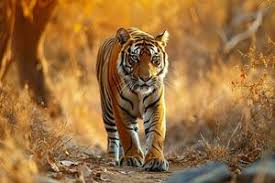
#> input picture cv_image.jpg, 275 x 183 px
$ jupyter execute --allow-errors Computer_vision_tutorial.ipynb   (shell and % lines are left out)
#> lines starting #> are read from the running program, lines starting #| are printed output that depends on the picture
## What is Computer Vision?

Computer vision is a process by which we can understand the images and videos how they are stored and how we can manipulate and retrieve data from them. Computer Vision is the base or mostly used for Artificial Intelligence. Computer-Vision is playing a major role in self-driving cars, robotics as well as in photo correction apps.

## Applications of Computer Vision
- **Medical Imaging**: Computer vision helps in MRI reconstruction, automatic pathology, diagnosis, and computer aided surgeries and more.

- **AR/VR**: Object occlusion, outside-in tracking, and inside-out tracking for virtual and augmented reality.

- **Smartphones**: All the photo filters (including animation filters on social media), QR code scanners, panorama construction, Computational photography, face detectors, image detectors like (Google Lens, Night Sight) that we use are computer vision applications.

- **Internet**: Image search,  Mapping, photo captioning, Ariel imaging for maps, video categorization and more.

## OpenCV

OpenCV is the huge open-source library for the computer vision, machine learning, and image processing and now it plays a major role in real-time operation which is very important in today’s systems. By using it, one can process images and videos to identify objects, faces, or even handwriting of a human. When it integrated with various libraries, such as NumPy, python is capable of processing the OpenCV array structure for analysis. To Identify image pattern and its various features we use vector space and perform mathematical operations on these features.

The first OpenCV version was 1.0. OpenCV is released under a BSD license and hence it’s free for both academic and commercial use. It has C++, C, Python and Java interfaces and supports Windows, Linux, Mac OS, iOS and Android. When OpenCV was designed the main focus was real-time applications for computational efficiency. All things are written in optimized C/C++ to take advantage of multi-core processing.
Look at the following images

## Instalation
```pip install opencv-python```

### Checking

[cell 1]
import cv2
print(cv2.__version__)

[cell 2]
dir(cv2)

## How Does A Computer Read An Image?

[cell 3]
import matplotlib.pyplot as plt
img = plt.imread('./cv_image.jpg')
#> img is the input picture: shape (183, 275, 3); mean R, G, B 154.3, 111.4, 62

[cell 4]
plt.imshow(img)

[cell 5]
img.shape        # what is the order of the dimensions and why?
#> Out = (183, 275, 3)

[cell 6]
print(img)
#> (printed output is left out)

[cell 7]
img[0,0,1]
#> Out = 46

[cell 8]
img[0,0]
#> Out = [99, 46, 0]

[cell 9]
img[0]
#> Out = 275 rows, first 8: [99, 46, 0], [104, 51, 0], [113, 55, 5], [116, 56, 6], [117, 53, 5], [120, 52, 5], [126, 56, 7], [131, 59, 9]

[cell 10]
len(img[0])
#> Out = 275

[cell 11]
img[0].shape
#> Out = (275, 3)

[cell 12]
len(img)
#> Out = 183

## Readin An Image Using OpenCV

#### Following types of files are supported in OpenCV library:

- Windows bitmaps – *.bmp, *.dib
- JPEG files – *.jpeg, *.jpg
- Portable Network Graphics – *.png
- WebP – *.webp
- Sun rasters – *.sr, *.ras
- TIFF files – *.tiff, *.tif
- Raster and Vector geospatial data supported by GDAL

#### To use the OpenCV library in python, we need to install these libraries as a prerequisite:

- Numpy Library : The computer processes images in the form of a matrix for which NumPy is used and  OpenCV uses it in the background.

-  OpenCV python : OpenCV library previously it was cv but the updated version is cv2. It is used to manipulate images and videos.

Syntax:
- cv2.imread(path, flag)

Parameters:
- path: A string representing the path of the image to be read.
- flag: It specifies the way in which image should be read. It’s default value is cv2.IMREAD_COLOR

Return Value:
- This method returns an image that is loaded from the specified file.

- cv2.IMREAD_COLOR: It specifies to load a color image. Any transparency of image will be neglected. It is the default flag. Alternatively, we can pass integer value 1 for this flag.

- cv2.IMREAD_GRAYSCALE: It specifies to load an image in grayscale mode. Alternatively, we can pass integer value 0 for this flag.

- cv2.IMREAD_UNCHANGED: It specifies to load an image as such including alpha channel. Alternatively, we can pass integer value -1 for this flag.

[cell 13]
import cv2
img_cv = cv2.imread('./cv_image.jpg', cv2.IMREAD_COLOR)

[cell 14]
img_cv.shape
#> Out = (183, 275, 3)

[cell 15]
img[:10,:10,2]

[cell 16]
img_cv[:10,:10,0]

#### But why its like that?

***

[cell 17]
plt.imshow(img_cv)

#### How can we convert image in gray?

[cell 18]
path = './cv_image.jpg'
gray = cv2.imread(path,0)
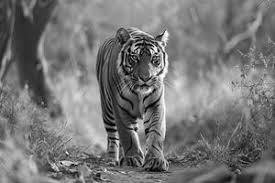
#> gray: shape (183, 275); min 0, max 255, mean 118.6
# gray
plt.imshow(gray, cmap='gray')

[cell 19]
gray

#### Types of the colors in computer vision:
- Gray
- RGB
- BGR
- RGBA

## Writing An Image

### Syntax:
- cv2.imwrite(filename, image)

### Parameters:
- filename: A string representing the file name. The filename must include image format like .jpg, .png, etc.
- image: It is the image that is to be saved.

### Return Value:
- It returns true if image is saved successfully.

[cell 20]
import cv2
img1 = cv2.imread('./cv_image.jpg',0)
plt.imshow(img1)

[cell 21]
cv2.imwrite('gray.jpg',img1)
#> Out = True

[cell 22]
gray = cv2.imread('./gray.jpg')
#> (the rest of this cell did not finish here and is left out)

#> (a cell that did not finish here is left out)

:) Can you explain why this is happening?

## Resize & Slicing

Image resizing refers to the scaling of images. Scaling comes in handy in many image processing as well as machine learning applications. It helps in reducing the number of pixels from an image and that has several advantages e.g. It can reduce the time of training of a neural network as more is the number of pixels in an image more is the number of input nodes that in turn increases the complexity of the model.
It also helps in zooming in images. Many times we need to resize the image i.e. either shrink it or scale up to meet the size requirements. OpenCV provides us several interpolation methods for resizing an image.


### Choice of Interpolation Method for Resizing:

- cv2.INTER_AREA: This is used when we need to shrink an image.
- cv2.INTER_CUBIC: This is slow but more efficient.
- cv2.INTER_LINEAR: This is primarily used when zooming is required. This is the default interpolation technique in OpenCV.

[cell 24]
import cv2
import numpy as np
import matplotlib.pyplot as plt

image = cv2.imread('./cv_image.jpg', 1)

# Loading the image
plt.imshow(image)

print(image.shape)
#| (183, 275, 3)

[cell 25]
ROI_image = image[:, : ,2]
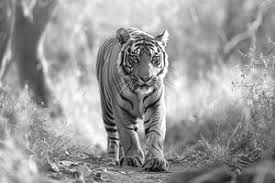
#> ROI_image: shape (183, 275); min 0, max 255, mean 154.3
# plt.imshow(ROI_image, cmap='gray')
cv2.imshow('image',ROI_image )
cv2.waitKey(0)
cv2.destroyAllWindows()

[cell 26]
resized = cv2.resize(image, (image.shape[1]*2,image.shape[0]*2), interpolation = cv2.INTER_CUBIC)
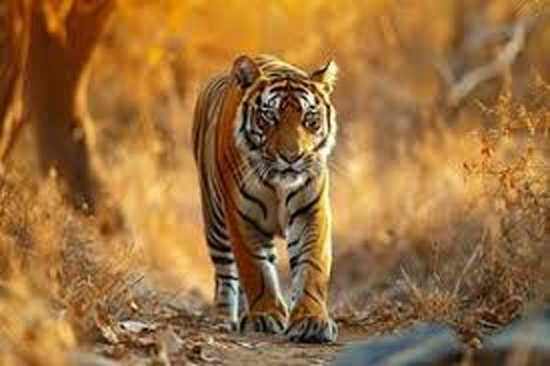
#> resized: shape (366, 550, 3); mean B, G, R 62, 111.4, 154.3
print(resized.shape)
#| (366, 550, 3)
plt.imshow(resized)

## Converting

Syntax: cv2.cvtColor(src, code[, dst[, dstCn]])

Parameters:
src: It is the image whose color space is to be changed.
code: It is the color space conversion code.
dst: It is the output image of the same size and depth as src image. It is an optional parameter.
dstCn: It is the number of channels in the destination image. If the parameter is 0 then the number of the channels is derived automatically from src and code. It is an optional parameter.

Return Value: It returns an image.

[cell 27]
# importing cv2
import cv2
import matplotlib.pyplot as plt
# path
path = './cv_image.jpg'

# Reading an image in default mode
src = cv2.imread(path,1)
resized = cv2.resize(src,(400,300), cv2.INTER_AREA)
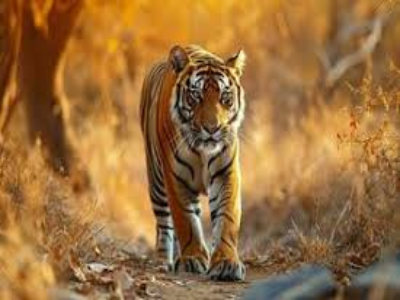
#> resized: shape (300, 400, 3); mean B, G, R 61.9, 111.3, 154.2

# Using cv2.cvtColor() method
# Using cv2.COLOR_BGR2GRAY color space
# conversion code
image_converted = cv2.cvtColor(resized, cv2.COLOR_BGR2RGB)

# Displaying the image
plt.imshow(image_converted)
